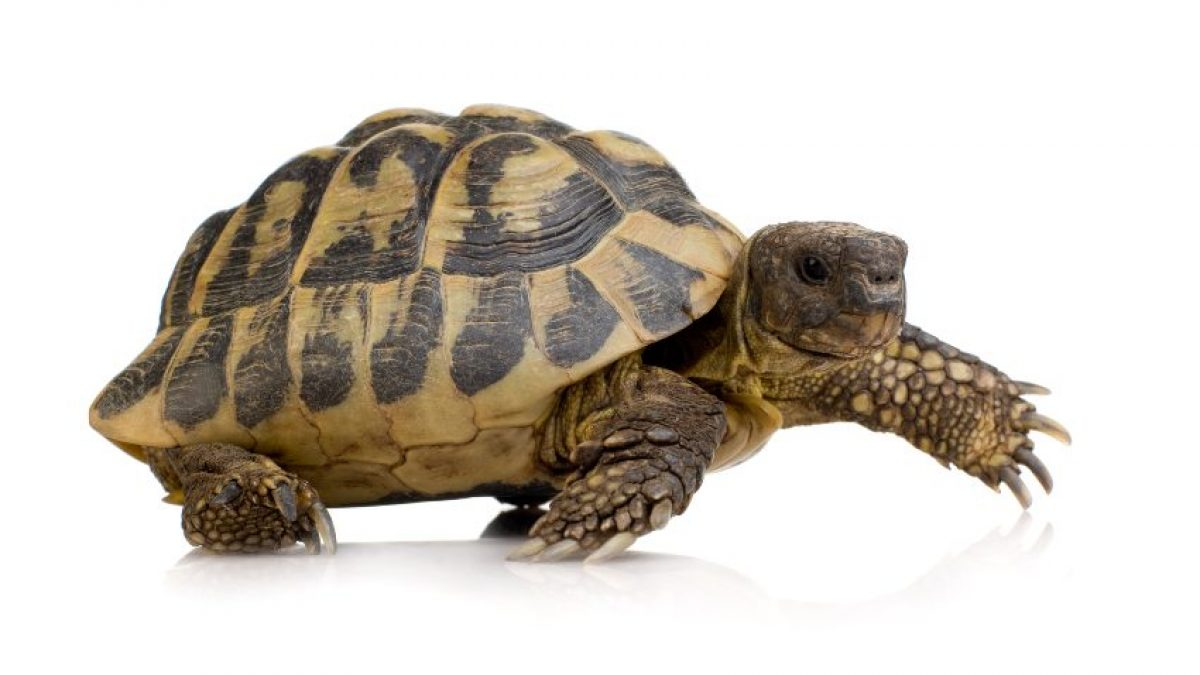
#> input picture Inteligencia Artificial/Semana 4/tortuga.jpg, 1200 x 675 px
$ python leerImagen.py
#> lines starting #> are read from the running program, lines starting #| are printed output that depends on the picture
import cv2;
#Para leer una imagen declaramos un variable y utilizamos
#El metodo imread en RGB
imagenRGB = cv2.imread("tortuga.jpg")
#> imagenRGB is the input picture: shape (675, 1200, 3); mean B, G, R 192.3, 200.9, 207.3

#Mostrar la imagen en una ventana utilizamos el metodo imshow
cv2.imshow("Mostrar Imagenes", imagenRGB)

#Creamos una pausa
cv2.waitKey(0)
cv2.destroyAllWindows()

#Leer imagen en BGR
imagenBGR = cv2.imread("tortuga.jpg",0)
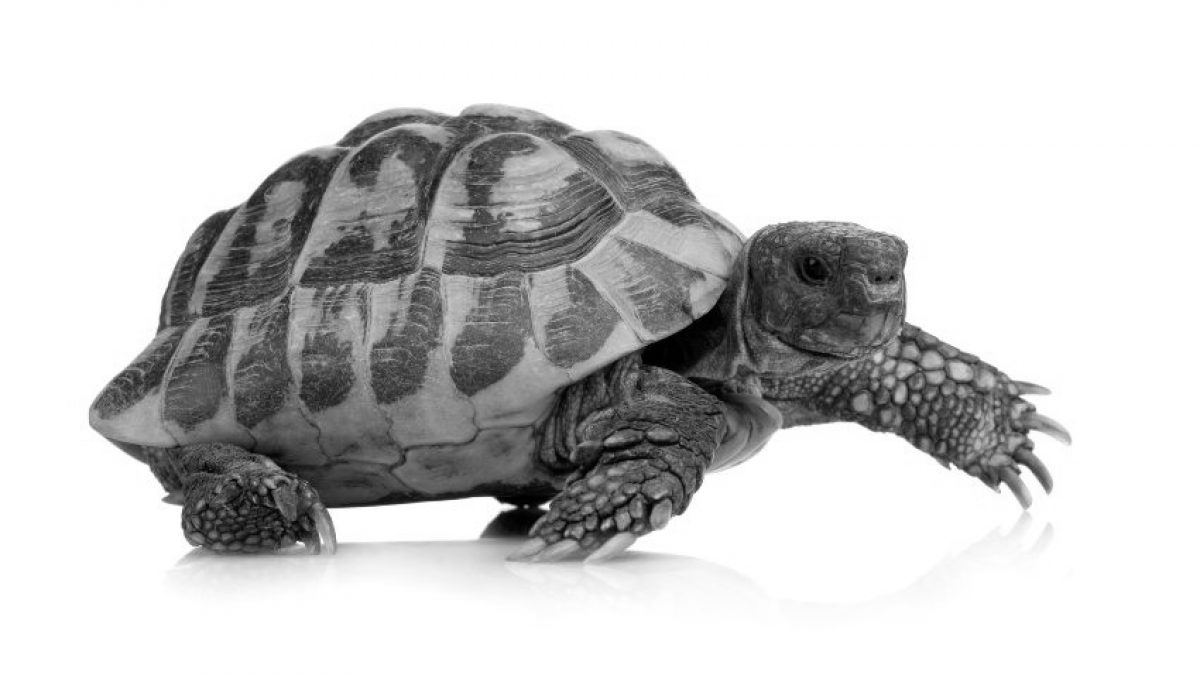
#> imagenBGR: shape (675, 1200); min 0, max 255, mean 201.8

#Mostrar la imagen en una ventana utilizamos el metodo imshow
cv2.imshow("Mostrar Imagenes", imagenBGR)

#Creamos una pausa
cv2.waitKey(0)
cv2.destroyAllWindows()
